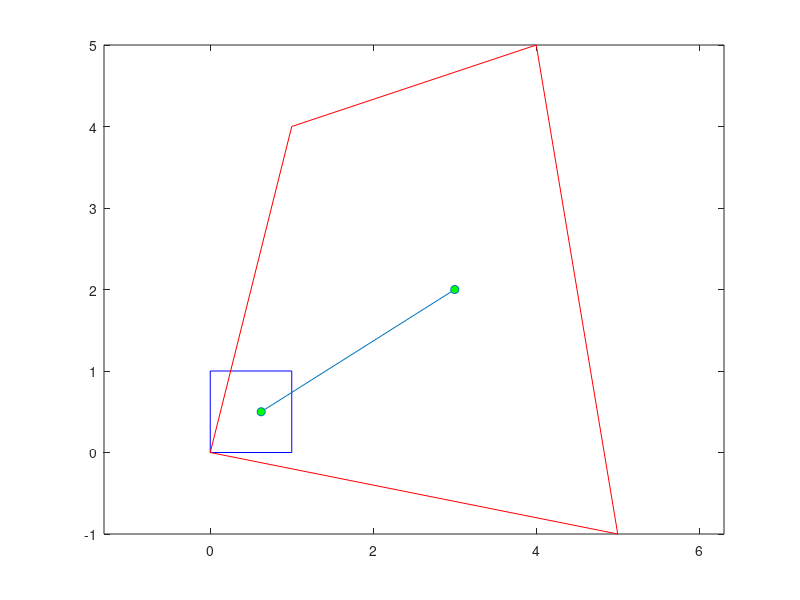

Here is the MATLAB script that generated this plot:
clearvars
close all

v1=[0,0];
v2=[5,-1];
v3=[4,5];
v4=[1,4];

p=[3,2];
%p=[6,3];

a=v1-p;
b=v2-v1;
c=v4-v1;
d=v1-v2+v3-v4;

tol=1.0e-15;
q=[0.1;0.1]; %Initial approximation
normdq=1.0;

numIterMax=10; 
iter=0;
fprintf('iter: %3d, q = (%.14e, %.14e)\n',iter,q);

while(normdq > tol && iter < numIterMax)
    f = -(a + b*q(1) + c*q(2) + d*q(1)*q(2))';
    dq = [b(1)+d(1)*q(2), c(1)+d(1)*q(1);
     b(2)+d(2)*q(2), c(2)+d(2)*q(1)]\f;
    normdq=norm(dq);
    q = q+dq;
    iter = iter+1;
    fprintf('iter: %3d, q = (%.14e, %.14e), |dq| = %.5e\n',iter,q,norm(dq));
end

if (iter == numIterMax)
    fprintf('No convergence in %d iterations\n',numIterMax);
else
    alphas=[(1-q(1))*(1-q(2)),q(1)*(1-q(2)),q(1)*q(2),q(2)*(1-q(1))];
    fprintf('\nBarycantric coordinates of point P: alphas = (%f, %f %f %f):\n',...
        alphas)
end
        
%Plot quadrilaterals
vKplot=[v1;v2;v3;v4;v1];
vRplot=[0,0;1,0;1,1;0,1;0,0];
lineR = [q';p];
plot(vRplot(:,1),vRplot(:,2),'-b')
axis equal
hold on
plot(vKplot(:,1),vKplot(:,2),'-r')
plot(lineR(:,1),lineR(:,2),'-o','markerFaceColor','green')
hold off

        



 
    
     


